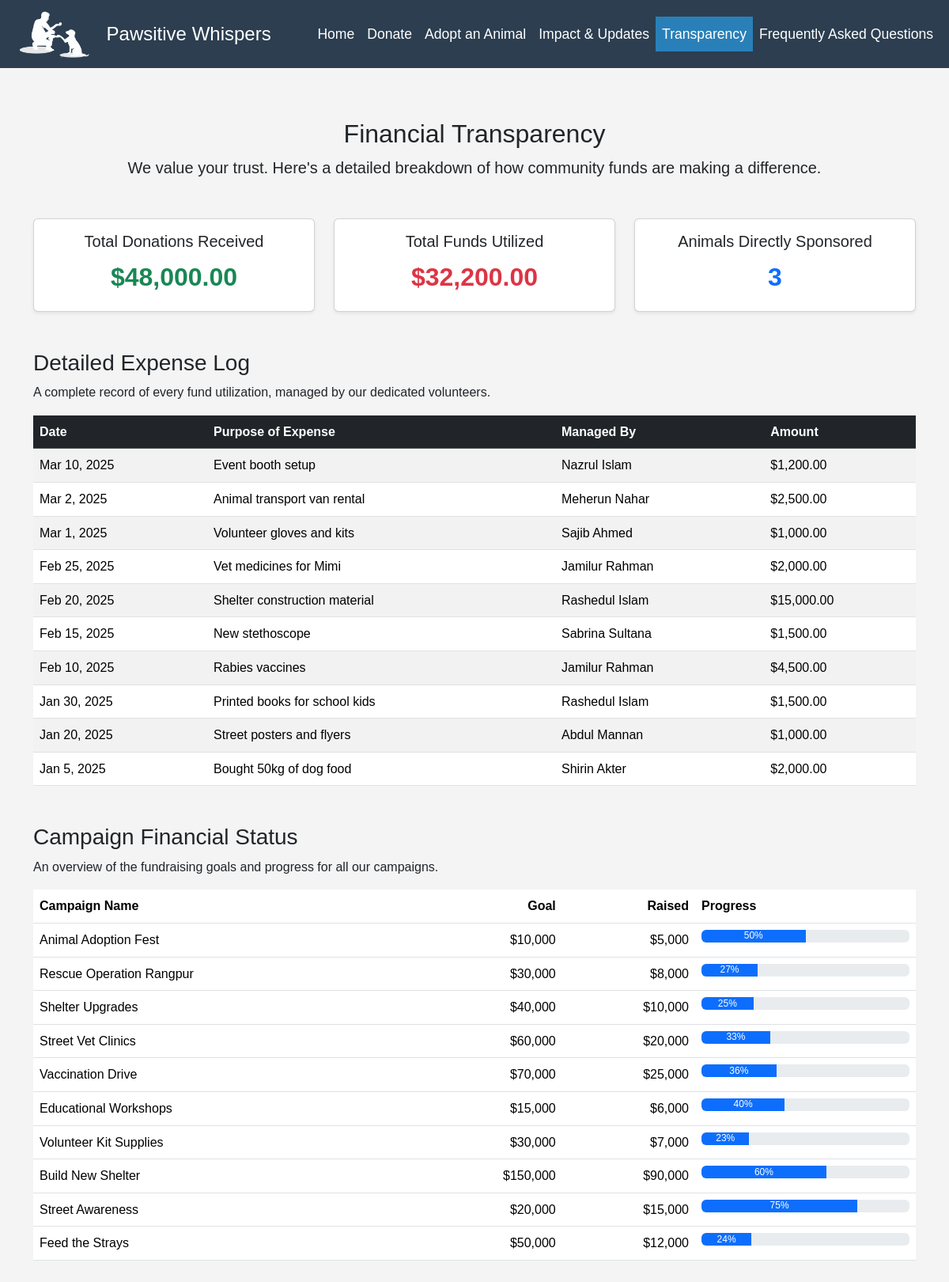
Screenshot of /Benefactor/control/TransparencyController.php with the database file from the repository.
### tables this page shows
CREATE TABLE FundUsage (
    UsageID INT PRIMARY KEY AUTO_INCREMENT,
    DonationID INT,
    UsedBy INT,
    Purpose TEXT,
    AmountUsed DECIMAL(10, 2),
    DateUsed DATE,
    Notes TEXT,
    FOREIGN KEY (DonationID) REFERENCES Donations(DonationID),
    FOREIGN KEY (UsedBy) REFERENCES Users(UserID)
);

CREATE TABLE Users (
    UserID INT PRIMARY KEY AUTO_INCREMENT,
    FullName VARCHAR(255) NOT NULL,
    Email VARCHAR(255) UNIQUE NOT NULL,
    Phone VARCHAR(15),
    Password VARCHAR(255) NOT NULL,
    HomeAddress TEXT,
    CityStateCountry VARCHAR(255),
    Role ENUM('General', 'Volunteer', 'Veterinarian', 'Benefactor') NOT NULL,
    ProfilePicturePath VARCHAR(255),
    SocialMediaLinks TEXT,
    EmailVerified BOOLEAN DEFAULT FALSE
);

CREATE TABLE Campaigns (
    CampaignID INT PRIMARY KEY AUTO_INCREMENT,
    CampaignName VARCHAR(100) NOT NULL,
    Description TEXT,
    StartDate DATE NOT NULL,
    EndDate DATE,
    GoalAmount DECIMAL(10, 2),
    RaisedAmount DECIMAL(10, 2) DEFAULT 0.00,
    CreatedBy INT NOT NULL,
    FOREIGN KEY (CreatedBy) REFERENCES Users(UserID) ON DELETE CASCADE
);

### Benefactor/control/TransparencyController.php (called while the page is built, shortened)
<?php
require_once '../model/BenefactorModel.php';
class TransparencyController {
    public function showTransparencyPage() {
        $model = new BenefactorModel();
        $summary = $model->getFinancialSummary();
        $fundLog = $model->getFundUsageLog();
        $campaigns = $model->getCampaignFinancials();
        $activePage = 'transparency';
        require_once '../view/Transparency.php';
    }
}
$controller = new TransparencyController();
$controller->showTransparencyPage();

### Benefactor/model/BenefactorModel.php (called while the page is built, shortened)
<?php
class BenefactorModel {
    private $conn;
    public function __construct() {
        $servername = "localhost";
        $username = "root";
        $password = "";
        $dbname = "PawsitiveWhispers";
        $this->conn = new mysqli($servername, $username, $password, $dbname);
    }
    public function getFinancialSummary() {
    $summary = [];
    $stmt1 = $this->conn->prepare("SELECT SUM(DonationAmount) AS TotalReceived FROM Donations");
    $stmt1->execute();
    $result1 = $stmt1->get_result()->fetch_assoc();
    $summary['total_received'] = $result1['TotalReceived'] ?? 0;
    $stmt2 = $this->conn->prepare("SELECT SUM(AmountUsed) AS TotalUsed FROM FundUsage");
    $stmt2->execute();
    $result2 = $stmt2->get_result()->fetch_assoc();
    $summary['total_used'] = $result2['TotalUsed'] ?? 0;
    $stmt3 = $this->conn->prepare("SELECT COUNT(DISTINCT AnimalID) AS AnimalsHelped FROM Donations WHERE AnimalID IS NOT NULL");
    $stmt3->execute();
    $result3 = $stmt3->get_result()->fetch_assoc();
    $summary['animals_helped'] = $result3['AnimalsHelped'] ?? 0;
    return $summary;
    }
    public function getFundUsageLog() {
        $query = "
            SELECT
                fu.DateUsed,
                fu.AmountUsed,
                fu.Purpose,
                u.FullName AS VolunteerName
            FROM
                FundUsage fu
            LEFT JOIN
                Users u ON fu.UsedBy = u.UserID
            ORDER BY
                fu.DateUsed DESC
        ";
        $result = $this->conn->query($query);
        return $result->fetch_all(MYSQLI_ASSOC);
    }
    public function getCampaignFinancials() {
        $query = "SELECT CampaignName, GoalAmount, RaisedAmount FROM Campaigns ORDER BY StartDate DESC";
        $result = $this->conn->query($query);
        return $result->fetch_all(MYSQLI_ASSOC);
    }
}

### Benefactor/view/Transparency.php (the view, shortened to what this page needs)
<?php
include '../includes/navbar.php';
?>
<main>
<section id="transparency">
  <div class="container py-4">
    <div class="text-center mb-5">
      <h2>Financial Transparency</h2>
      <p class="lead">We value your trust. Here's a detailed breakdown of how community funds are making a difference.</p>
    </div>
    <div class="row text-center mb-5">
        <div class="col-md-4">
            <div class="card shadow-sm h-100">
                <div class="card-body">
                    <h5 class="card-title">Total Donations Received</h5>
                    <p class="card-text fs-2 fw-bold text-success">$<?= number_format($summary['total_received'], 2); ?></p>
                </div>
            </div>
        </div>
        <div class="col-md-4">
            <div class="card shadow-sm h-100">
                <div class="card-body">
                    <h5 class="card-title">Total Funds Utilized</h5>
                    <p class="card-text fs-2 fw-bold text-danger">$<?= number_format($summary['total_used'], 2); ?></p>
                </div>
            </div>
        </div>
        <div class="col-md-4">
            <div class="card shadow-sm h-100">
                <div class="card-body">
                    <h5 class="card-title">Animals Directly Sponsored</h5>
                    <p class="card-text fs-2 fw-bold text-primary"><?= $summary['animals_helped']; ?></p>
                </div>
            </div>
        </div>
    </div>
    <div class="my-5">
        <h3>Detailed Expense Log</h3>
        <p>A complete record of every fund utilization, managed by our dedicated volunteers.</p>
        <table class="table table-striped table-hover">
            <thead class="table-dark">
                <tr>
                    <th>Date</th>
                    <th>Purpose of Expense</th>
                    <th>Managed By</th>
                    <th>Amount</th>
                </tr>
            </thead>
            <tbody>
                <?php foreach ($fundLog as $log): ?>
                <tr>
                    <td><?= date('M j, Y', strtotime($log['DateUsed'])); ?></td>
                    <td><?= htmlspecialchars($log['Purpose']); ?></td>
                    <td><?= htmlspecialchars($log['VolunteerName']); ?></td>
                    <td>$<?= number_format($log['AmountUsed'], 2); ?></td>
                </tr>
                <?php endforeach; ?>
            </tbody>
        </table>
    </div>
    <div class="my-5">
        <h3>Campaign Financial Status</h3>
        <p>An overview of the fundraising goals and progress for all our campaigns.</p>
        <table class="table">
            <thead>
                <tr>
                    <th>Campaign Name</th>
                    <th class="text-end">Goal</th>
                    <th class="text-end">Raised</th>
                    <th style="width: 25%;">Progress</th>
                </tr>
            </thead>
            <tbody>
                <?php foreach ($campaigns as $campaign): ?>
                <?php $progress = ($campaign['GoalAmount'] > 0) ? ($campaign['RaisedAmount'] / $campaign['GoalAmount']) * 100 : 0; ?>
                <tr>
                    <td><?= htmlspecialchars($campaign['CampaignName']); ?></td>
                    <td class="text-end">$<?= number_format($campaign['GoalAmount']); ?></td>
                    <td class="text-end">$<?= number_format($campaign['RaisedAmount']); ?></td>
                    <td>
                        <div class="progress">
                            <div class="progress-bar" style="width: <?= round($progress); ?>%;"><?= round($progress); ?>%</div>
                        </div>
                    </td>
                </tr>
                <?php endforeach; ?>
            </tbody>
        </table>
    </div>
  </div>
</section>
</main>

### Benefactor/includes/navbar.php (shortened to what this page needs)
<!DOCTYPE html>
<html lang="en">
<head>
    <link href="https://cdn.jsdelivr.net/npm/bootstrap@5.3.3/dist/css/bootstrap.min.css" rel="stylesheet">
    <link rel="stylesheet" href="../css/Style.css">
</head>
<body>
    <nav class="navbar navbar-expand-lg navbar-dark custom-navbar">
        <div class="container-fluid">
            <a class="navbar-brand d-flex align-items-center gap-2" href="../../Main/view/Homepage.html">
                <img src="../../Main/images/Icon.png" alt="PawsitiveWhispers Logo" class="navbar-logo">
                <span class="fs-4">Pawsitive Whispers</span>
            </a>
            <div class="collapse navbar-collapse justify-content-end" id="navbarNav">
                <ul class="navbar-nav">
                    <?php
                        $pages = [
                            'home'     => ['url' => '../view/Homepage.php', 'text' => 'Home'],
                            'donate'   => ['url' => '../control/DonationController.php', 'text' => 'Donate'],
                            'adoption' => ['url' => '../view/Adoption.php', 'text' => 'Adopt an Animal'],
                            'impact'   => ['url' => '../control/ImpactController.php', 'text' => 'Impact & Updates'],
                            'transparency' => ['url' => '../control/TransparencyController.php', 'text' => 'Transparency'],
                            'faq'      => ['url' => '../view/FAQs.php', 'text' => 'Frequently Asked Questions']
                        ];
                        foreach ($pages as $pageKey => $pageData) {
                            $isActive = ($activePage == $pageKey) ? 'active' : '';
                            echo '<li class="nav-item">
                                    <a class="nav-link ' . $isActive . '" href="' . $pageData['url'] . '">' . $pageData['text'] . '</a>
                                </li>';
                        }
                    ?>
                </ul>
            </div>
        </div>
    </nav>
</body>
</html>

### Benefactor/css/Style.css (style rules this page uses)
body { min-height: 100vh; font-family: Arial, sans-serif; margin: 0; padding: 0; line-height: 1.6; display: flex; flex-direction: column; }
main { flex: 1; }
.custom-navbar { background-color: #2c3e50; }
.navbar-logo { height: 60px; width: auto; }
.navbar-nav .nav-link { font-size: 1.1em; color: white; padding: 8px 16px; }
.navbar-nav .nav-link.active { background-color: #2980b9; }
section { width: 100%; margin: 0; padding: 40px 0; box-sizing: border-box; }
#home, #adoption, #about, #transparency { background-color: #f4f4f4; }

### rows the page displays
fundusage: DateUsed "Mar 10, 2025", Purpose "Event booth setup", UsedBy.FullName "Nazrul Islam", AmountUsed "1,200.00"
fundusage: DateUsed "Mar 2, 2025", Purpose "Animal transport van rental", UsedBy.FullName "Meherun Nahar", AmountUsed "2,500.00"
fundusage: DateUsed "Mar 1, 2025", Purpose "Volunteer gloves and kits", UsedBy.FullName "Sajib Ahmed", AmountUsed "1,000.00"
fundusage: DateUsed "Feb 25, 2025", Purpose "Vet medicines for Mimi", UsedBy.FullName "Jamilur Rahman", AmountUsed "2,000.00"
fundusage: DateUsed "Feb 20, 2025", Purpose "Shelter construction material", UsedBy.FullName "Rashedul Islam", AmountUsed "15,000.00"
fundusage: DateUsed "Feb 15, 2025", Purpose "New stethoscope", UsedBy.FullName "Sabrina Sultana", AmountUsed "1,500.00"
fundusage: DateUsed "Feb 10, 2025", Purpose "Rabies vaccines", UsedBy.FullName "Jamilur Rahman", AmountUsed "4,500.00"
fundusage: DateUsed "Jan 30, 2025", Purpose "Printed books for school kids", UsedBy.FullName "Rashedul Islam", AmountUsed "1,500.00"
fundusage: DateUsed "Jan 20, 2025", Purpose "Street posters and flyers", UsedBy.FullName "Abdul Mannan", AmountUsed "1,000.00"
fundusage: DateUsed "Jan 5, 2025", Purpose "Bought 50kg of dog food", UsedBy.FullName "Shirin Akter", AmountUsed "2,000.00"
campaigns: CampaignName "Animal Adoption Fest", GoalAmount "10,000", RaisedAmount "5,000", progress "50"
campaigns: CampaignName "Rescue Operation Rangpur", GoalAmount "30,000", RaisedAmount "8,000", progress "27"
campaigns: CampaignName "Shelter Upgrades", GoalAmount "40,000", RaisedAmount "10,000", progress "25"
campaigns: CampaignName "Street Vet Clinics", GoalAmount "60,000", RaisedAmount "20,000", progress "33"
campaigns: CampaignName "Vaccination Drive", GoalAmount "70,000", RaisedAmount "25,000", progress "36"
campaigns: CampaignName "Educational Workshops", GoalAmount "15,000", RaisedAmount "6,000", progress "40"
campaigns: CampaignName "Volunteer Kit Supplies", GoalAmount "30,000", RaisedAmount "7,000", progress "23"
campaigns: CampaignName "Build New Shelter", GoalAmount "150,000", RaisedAmount "90,000", progress "60"
campaigns: CampaignName "Street Awareness", GoalAmount "20,000", RaisedAmount "15,000", progress "75"
campaigns: CampaignName "Feed the Strays", GoalAmount "50,000", RaisedAmount "12,000", progress "24"

### other values shown
$pageData['text'] "Home"
$pageData['text'] "Donate"
$pageData['text'] "Adopt an Animal"
$pageData['text'] "Impact & Updates"
$pageData['text'] "Transparency"
$pageData['text'] "Frequently Asked Questions"
$summary['total_received'] "48,000.00"
$summary['total_used'] "32,200.00"
$summary['animals_helped'] "3"
